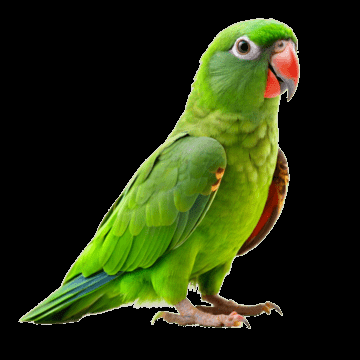
#> input picture LAB-4/pngtree-a-cute-parrot-picture-png-image_14102326.png, 360 x 360 px
$ jupyter execute LAB4.ipynb
#> lines starting #> are read from the running program, lines starting #| are printed output that depends on the picture; after the words box and inside, x2 and y2 are one past the last pixel; in counts of white or black regions, pixels touching at a corner belong together
[cell 1]
import cv2

# Load image in grayscale
img = cv2.imread("pngtree-a-cute-parrot-picture-png-image_14102326.png", cv2.IMREAD_GRAYSCALE)
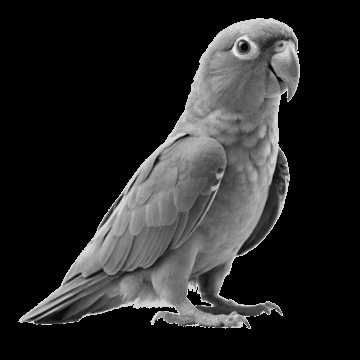
#> img: shape (360, 360); min 0, max 233, mean 39.5

# Threshold values
threshold_values = [0, 50, 100, 150, 200]

# Apply thresholding
for t in threshold_values:
    ret, thresh = cv2.threshold(img, t, 255, cv2.THRESH_BINARY)
    cv2.imshow(f'Threshold {t}', thresh)
#> this loop made 5 passes
#> ret on passes 1 to 5: 0, 50, 100, 150, 200
#> pass 1, `ret, thresh = cv2.threshold(img, t, 255, cv2.THRESH_BINARY)`:
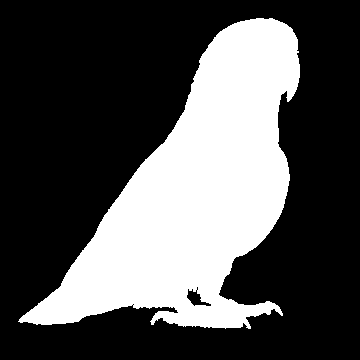
#> thresh: shape (360, 360); 32.1% white; 1 white region, box (x1, y1, x2, y2) and area: (18, 18, 300, 329) 41576

# Show original
cv2.imshow('Original Image', img)

cv2.waitKey(0)
cv2.destroyAllWindows()

[cell 2]
import matplotlib.pyplot as plt
import numpy as np
from skimage import data
from skimage import exposure

# Load moon image
img = data.moon()
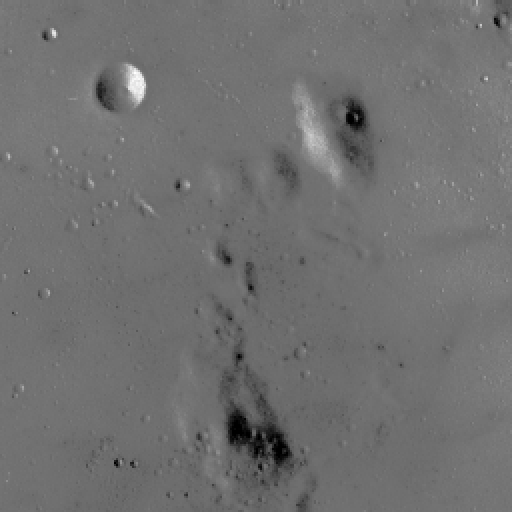
#> input picture skimage.data.moon(), 512 x 512 px
#> img is the input picture: shape (512, 512); min 0, max 255, mean 112.2

# Contrast Stretching (2% and 98%)
p2, p98 = np.percentile(img, (2, 98))
#> p2 = 78; p98 = 129

img_rescale = exposure.rescale_intensity(img, in_range=(p2, p98))
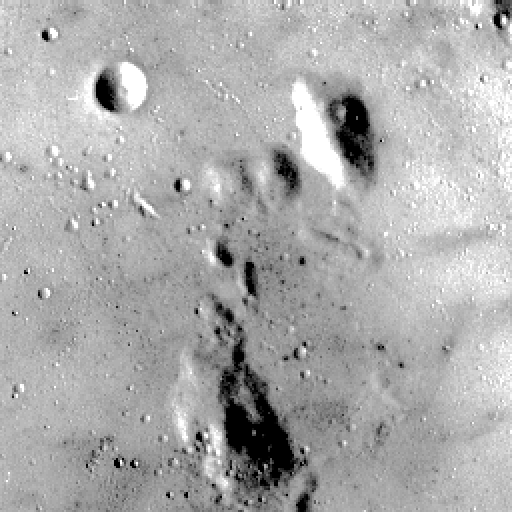
#> img_rescale: shape (512, 512); min 0, max 255, mean 171.5

# Display original image + histogram
plt.figure(figsize=(10,7))

plt.subplot(2,1,1)
plt.imshow(img, cmap='gray')
plt.axis('off')
plt.title('Original Image')

plt.subplot(2,1,2)
plt.hist(img.flat, bins=256, range=(0,255))
plt.xlabel('Gray Level')
plt.ylabel('Pixels')

plt.show()
#> figure, not shown here; panel 2: tallest bar 23296 high, from x = 114.6 to 115.5

# Display stretched image + histogram
plt.figure(figsize=(10,7))

plt.subplot(2,1,1)
plt.imshow(img_rescale, cmap='gray')
plt.axis('off')
plt.title('Contrast Stretching')

plt.subplot(2,1,2)
plt.hist(img_rescale.flat, bins=256, range=(0,255))
plt.xlabel('Gray Level')
plt.ylabel('Pixels')

plt.show()
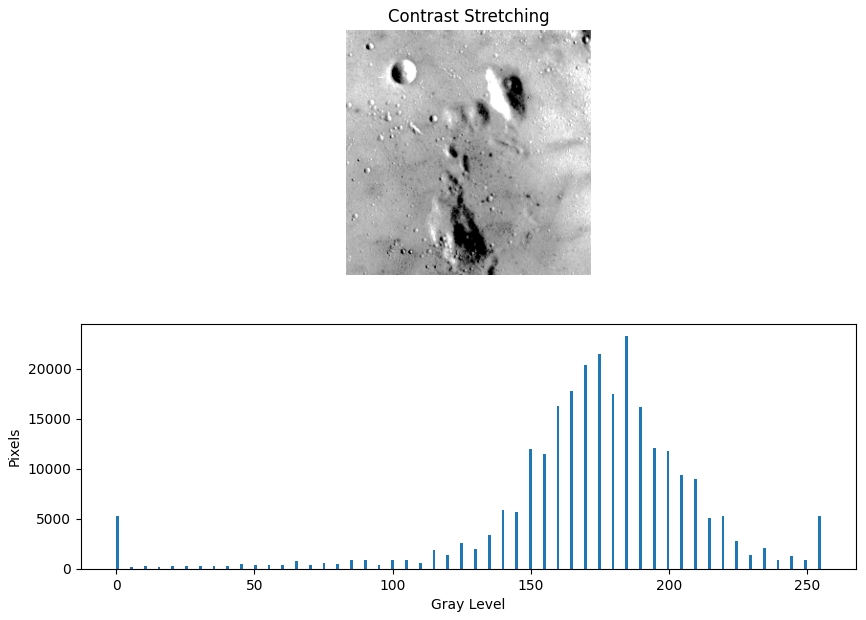
#> figure drawn by matplotlib, 2 panels; panel 2: tallest bar 23296 high, from x = 184.3 to 185.3

[cell 3]
import numpy as np
import matplotlib.pyplot as plt
from skimage import data, exposure

img = data.moon()

# 3% and 80%
p3, p80 = np.percentile(img, (3, 80))
#> p3 = 87; p80 = 118

img_rescale = exposure.rescale_intensity(img, in_range=(p3, p80))
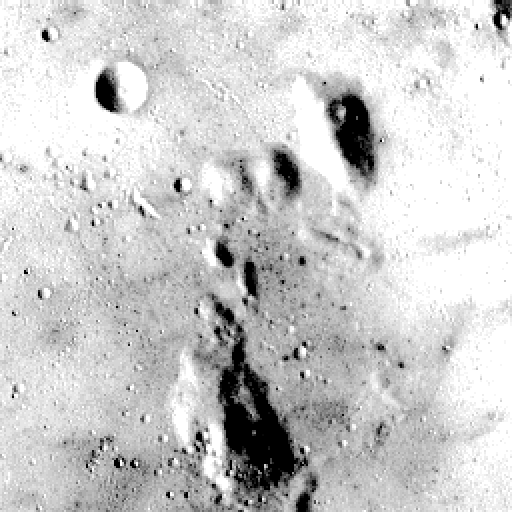
#> img_rescale: shape (512, 512); min 0, max 255, mean 203.7

plt.figure(figsize=(10,7))

plt.subplot(2,1,1)
plt.imshow(img_rescale, cmap='gray')
plt.title("Rescaled Image (3%,80%)")
plt.axis('off')

plt.subplot(2,1,2)
plt.hist(img_rescale.flat, bins=256, range=(0,255))
plt.xlabel('Gray Level')
plt.ylabel('Pixels')

plt.show()
#> figure, not shown here; panel 2: tallest bar 55088 high, from x = 254 to 255

[cell 4]
from skimage import data, exposure
import matplotlib.pyplot as plt

img = data.moon()

# Equalize histogram
img_eq = exposure.equalize_hist(img)
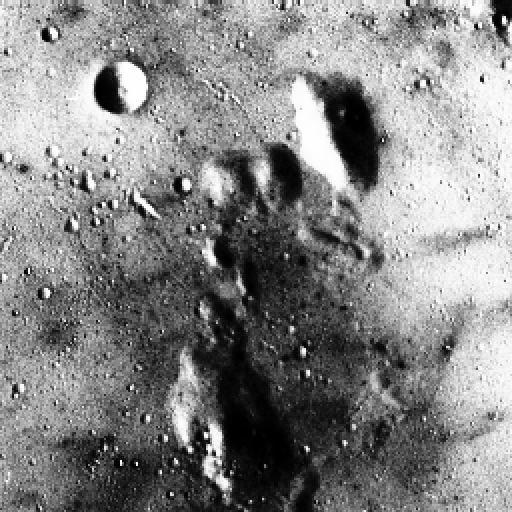
#> img_eq: shape (512, 512) float64; min 0.000916, max 1, mean 0.525

plt.figure(figsize=(10,7))

plt.subplot(2,1,1)
plt.imshow(img_eq, cmap='gray')
plt.title("Equalized Image")
plt.axis('off')

plt.subplot(2,1,2)
plt.hist(img_eq.flat, bins=256)
plt.xlabel('Gray Level')
plt.ylabel('Pixels')

plt.show()
#> figure, not shown here; panel 2: tallest bar 23296 high, from x = 0.68 to 0.684

[cell 5]
from skimage import data, exposure
import matplotlib.pyplot as plt

# Load images
reference = data.rocket()
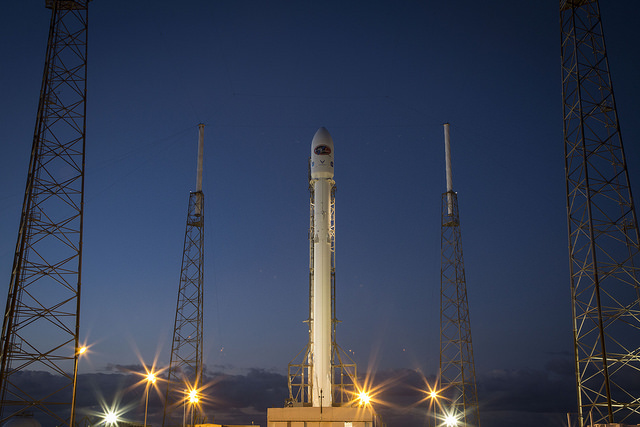
#> input picture skimage.data.rocket(), 640 x 427 px
#> reference is the input picture: shape (427, 640, 3); mean R, G, B 52.3, 61.3, 82.3
image = data.chelsea()
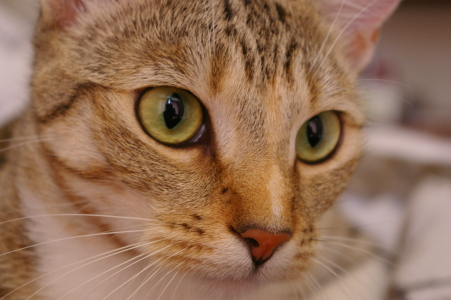
#> input picture skimage.data.chelsea(), 451 x 300 px
#> image is the input picture: shape (300, 451, 3); mean R, G, B 147.7, 111.4, 86.8

# Histogram matching
matched = exposure.match_histograms(image, reference, channel_axis=-1)
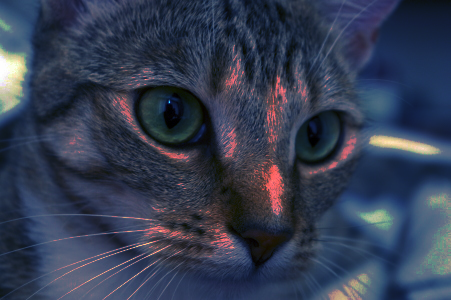
#> matched: shape (300, 451, 3); mean R, G, B 52.1, 60.8, 81.7

# Show results
plt.figure(figsize=(12,6))

plt.subplot(1,3,1)
plt.imshow(image)
plt.title("Chelsea (Original)")
plt.axis('off')

plt.subplot(1,3,2)
plt.imshow(reference)
plt.title("Rocket (Reference)")
plt.axis('off')

plt.subplot(1,3,3)
plt.imshow(matched)
plt.title("Matched Image")
plt.axis('off')

plt.show()
